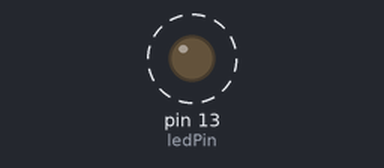
Recording of a sketch running on a simulated Arduino Uno, built with avr-gcc and run on an emulated ATmega328P. Parts: output pins drawn as LEDs (lit = HIGH). Dashed ring = blinking. What the sketch prints to the serial monitor is not drawn.

Above: at 0.1 s.
Timing chart, 0 to 3.0 s (numbered marks = the images above):
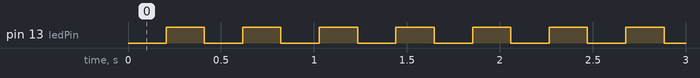

Measured:
- by itself, pin 13 (ledPin): alternates HIGH for 0.21 s and LOW for 0.21 s
- by itself, everything shown: repeats every 1.2 s, in 6 steps

The sketch:

timer2_a_compare_match.ino
```cpp
#include <util/atomic.h>
#ifndef sbi
# define sbi(reg, bitToSet) (reg |= (1 << bitToSet))
#endif
#ifndef cbi
# define cbi(reg, bitToClear) (reg &= ~(1 << bitToClear))
#endif

#define ledPin 13

void setup()
{
  pinMode(ledPin, OUTPUT);

  Serial.begin(9600);
/*Timer 0 control registers map:
         7       6       5       4       3     2     1     0
TCCR0A:  COM0A1  COM0A0  COM0B1  COM0B0  -     -     WGM01 WGM00
TCCR0B:  FOC0A   FOC0B   -       -       WGM02 CS02  CS01  CS00
*/

  Serial.print("TCCR2A: ");
  Serial.println(TCCR2A, HEX);
  Serial.print("TCCR2B: ");
  Serial.println(TCCR2B, HEX);
  // initialize timer2
  ATOMIC_BLOCK(ATOMIC_RESTORESTATE) {     // disable all interrupts
    /*set Clear Timer on Compare (CTC): wgm20, WGM21, wgmX2 (16 bit timers only)) */
    cbi(TCCR2A, WGM20);
    sbi(TCCR2A, WGM21);
    /* not applicable for 8bit timers cbi(TCCR2B, WGMX2); */
    /*normal operation, disable PB7(OC2A/PCINT15 [Output Compare and PWM Output A for Timer/Counter2]):  com2a0, com2a1*/
    cbi(TCCR2A, COM2A0);
    cbi(TCCR2A, COM2A1);
    /*set 1024 prescale, (1/ClockFreq(16Mhz))*1024 = 0.000064 seconds per tick: CS20, cs21, CS22  */
    sbi(TCCR2B, CS20);
    cbi(TCCR2B, CS21);
    sbi(TCCR2B, CS22);
    /* Set timer counter compare match: interrupt every  0.01632 sec (0.000064 * 255) */
    OCR2A = 255 - 1;
    /*enable interrupt TimerCounter2 Compare Match A: OCIE2A*/
    sbi(TIMSK2, OCIE2A);
    /*set counter to 0*/
    TCNT2 = 0;
  }
  Serial.print("TCCR2A: ");
  Serial.println(TCCR2A, HEX);
  Serial.print("TCCR2B: ");
  Serial.println(TCCR2B, HEX);

}
//TODO: expected 1.6sec on/off I am getting about 1/4 sec on/off why???
volatile uint8_t counter;
volatile uint8_t on = 0;
volatile unsigned long led_switched = 0;
volatile unsigned long vector_called = 0;
ISR(TIMER2_COMPA_vect)          // timer compare interrupt service routine
{
  vector_called++;
  counter++;
  if(counter > 100) {
    counter = 0;
    on = on ^ 1;
    led_switched++;
    digitalWrite(ledPin, on);   // toggle LED pin
  }
}
int stopPrintCount = 40;
void loop()
{
    delay(1000);
    if(--stopPrintCount > 0) {
      //Serial.println(stopPrintCount);
      Serial.print("ISR count: ");
      Serial.print(vector_called);
      Serial.print("; Led toggled: ");
      Serial.print(led_switched);
      Serial.print("; MS: ");
      Serial.println(millis());
    }
}
```
